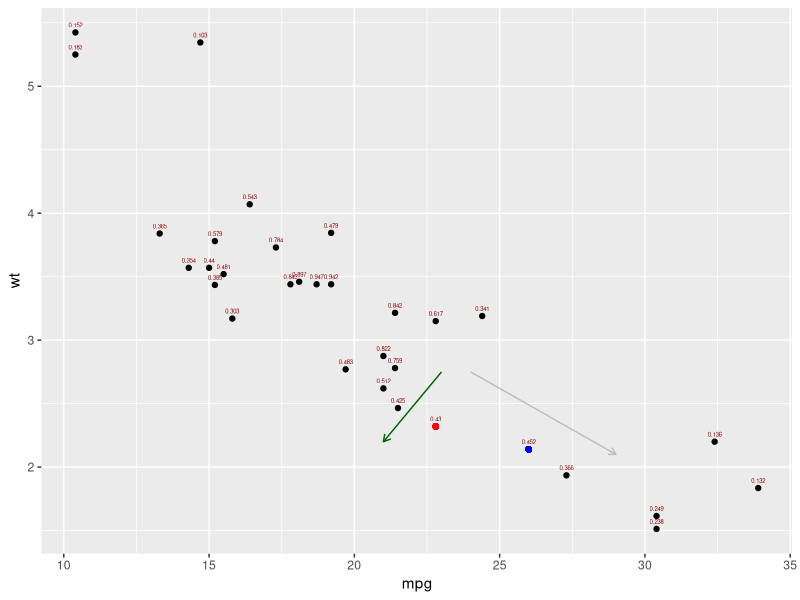

Generate this figure with R:
## ---- chunk 1
#| echo: false
#| warning: false

#Function that calculates mahalanobis distance
mhlnbs_Dist = function(obs, mean, covMatrix){
  result = t(obs - mean) %*% 
            solve(covMatrix) %*% 
            (obs - mean)
  return(result)
}

#function that calculates mahalanobis depth
mhlnbs_Depth = function(mhlnbs_Dist){
  answer = 1 / (1+mhlnbs_Dist)
  return(answer)
}

# calculating the depth of an observation in 2-dimensions 
# (only looking at the mpg and wt columns)
df = mtcars[,c(1,6)]
S = cov(df)
mu = t(t(colMeans(df)))

#compute depth for each observation
mhlnbsDepth_2d = numeric()
for(i in 1:nrow(df)){
  obs = t(df[i,])
  distance = mhlnbs_Dist(obs, mu, S)
  mhlnbsDepth_2d[i] = mhlnbs_Depth(distance)
}

#verify using built-in
verified_Depth2d = 1/(1+mahalanobis(df,colMeans(df), S))

mhlnbsDepth_2d = round(mhlnbsDepth_2d, digits = 3)
updatedDF = cbind(df, mhlnbsDepth_2d)

#sort by depth in descending to get the bivariate median point
sortedByDepth = updatedDF[order(updatedDF$mhlnbsDepth_2d, decreasing = TRUE),]  
bivar_median = sortedByDepth[1,]
## ---- chunk 2
#| code-fold: true
#| code-summary: "View the Code to Generate the Scatterplot"
#| label: Mahalanobis Plot
#| fig-cap: "Scatter plot showing the Mahalanobis Depth of each data point."
#| warning: false

#two points mentioned in the write-up
obser1 = data.frame(x=22.8, y=2.320)
obser2 = data.frame(x=26.0, y=2.140)

#plot data to observe how the depth changes
library(ggplot2)
ggplot(updatedDF, aes(x = updatedDF$mpg, y = updatedDF$wt, 
                      label = updatedDF$mhlnbsDepth_2d)) +
  geom_point() + 
  geom_point(aes(x = obser1$x, y = obser1$y), colour = "red")+
  geom_point(aes(x = obser2$x, y = obser2$y), colour = "blue")+
  annotate( #plotting the direction of maximum variance
    "segment", 
    x = 24, y = 2.75,     
    xend = 29, yend = 2.1,
    arrow = arrow(length = unit(0.2, "cm")),
    color = "grey", 
    linewidth = 0.5
  ) +
  annotate( #plotting the direction of minimum variance
    "segment", 
    x = 23, y = 2.75,     
    xend = 21, yend = 2.2,
    arrow = arrow(length = unit(0.2, "cm")),
    color = "darkgreen", 
    linewidth = 0.5
  ) +
  geom_text(color = "darkred",
                           size = 1.5, vjust = -1)+
  labs(x = "mpg", y = "wt")
